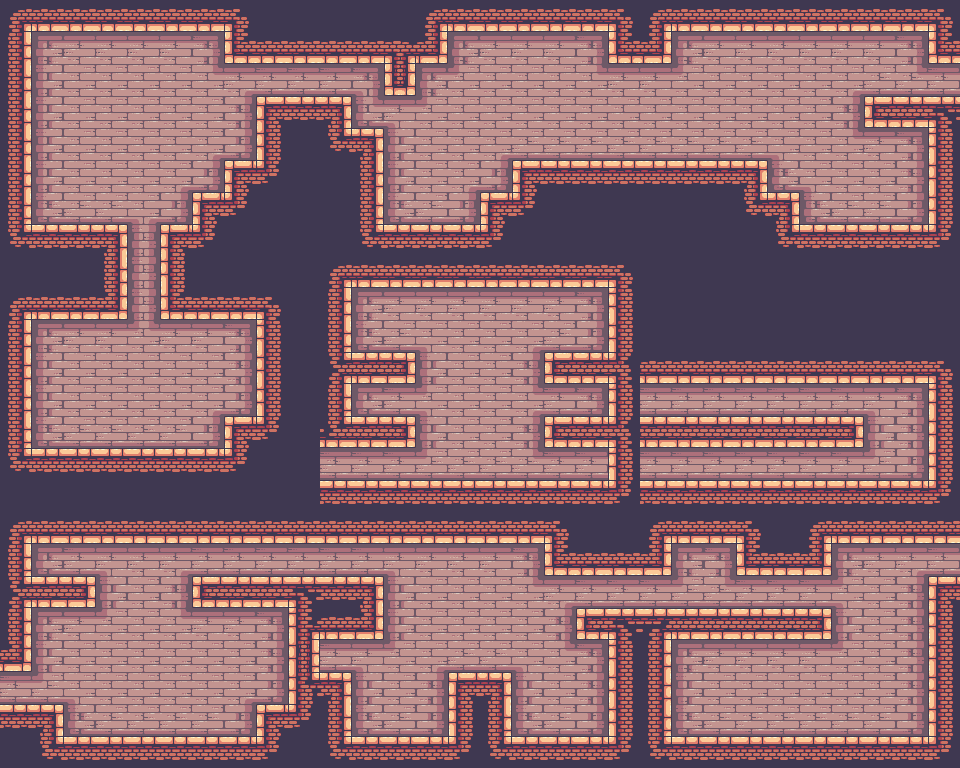

Rendered tile map (Tiled .tmx) drawn with the repository's tilesets; below, a short description and the map source with its tile grids summarised:
An orthogonal 30x24 tile map with 32x32 px tiles, 1 tile layer (lvl_1_bg), 9 tilesets and 273 objects (45x hotrect, 43x hotrect_platform, 25x coin_silver, 9x coin_gold, 8x warp_room_trigger, ...).

<map version="1.4" tiledversion="1.4.3" orientation="orthogonal" renderorder="right-down" width="30" height="24" tilewidth="32" tileheight="32" infinite="0" nextlayerid="7" nextobjectid="416">
 <tileset firstgid="1" source="../tilesets/levels_castle_tiles.tsx" />
 <tileset firstgid="97" source="../tilesets/levels_castle_decorations_tiles.tsx" />
 <tileset firstgid="137" source="../tilesets/common_items.tsx" />
 <tileset firstgid="190" source="../tilesets/character_bubbles.tsx" />
 <tileset firstgid="201" source="../tilesets/common_hud_ui.tsx" />
 <tileset firstgid="306" source="../tilesets/character_king.tsx" />
 <tileset firstgid="333" source="../tilesets/character_pig.tsx" />
 <tileset firstgid="367" source="../tilesets/character_pigbomb.tsx" />
 <tileset firstgid="400" source="../tilesets/character_pigcrate.tsx" />
 <layer id="1" name="lvl_1_bg" width="30" height="24">
  <data>[720 cells, 720 non-empty, 53 distinct tile ids]</data>
 </layer>
 <objectgroup id="2" name="lvl_1_mood">
  <object id="3" gid="117" x="61" y="654" width="32" height="32" />
  <object id="4" gid="97" x="61" y="622" width="32" height="32" />
  <object id="5" gid="118" x="238" y="623" width="32" height="32" />
  <object id="6" gid="119" x="270" y="623" width="32" height="32" />
  <object id="7" gid="128" x="238" y="655" width="32" height="32" />
  <object id="8" gid="129" x="270" y="655" width="32" height="32" />
  <object id="64" gid="118" x="166" y="134" width="32" height="32" />
  <object id="65" gid="119" x="198" y="134" width="32" height="32" />
  <object id="66" gid="128" x="166" y="166" width="32" height="32" />
  <object id="67" gid="129" x="198" y="166" width="32" height="32" />
  <object id="86" gid="97" x="399" y="625" width="32" height="32" />
  <object id="87" gid="97" x="528" y="624" width="32" height="32" />
  <object id="88" gid="127" x="399" y="657" width="32" height="32" />
  <object id="89" gid="127" x="528" y="656" width="32" height="32" />
  <object id="98" gid="120" x="448" y="553" width="32" height="32" />
  <object id="99" gid="121" x="480" y="553" width="32" height="32" />
  <object id="100" gid="130" x="448" y="585" width="32" height="32" />
  <object id="101" gid="131" x="480" y="585" width="32" height="32" />
  <object id="121" gid="118" x="460" y="307" width="32" height="32" />
  <object id="122" gid="119" x="492" y="307" width="32" height="32" />
  <object id="123" gid="128" x="460" y="339" width="32" height="32" />
  <object id="124" gid="129" x="492" y="339" width="32" height="32" />
  <object id="129" gid="120" x="460" y="400" width="32" height="32" />
  <object id="130" gid="121" x="492" y="400" width="32" height="32" />
  <object id="131" gid="130" x="460" y="432" width="32" height="32" />
  <object id="133" gid="131" x="492" y="432" width="32" height="32" />
  <object id="134" gid="97" x="64" y="328" width="32" height="32" />
  <object id="135" gid="107" x="64" y="360" width="32" height="32" />
  <object id="136" gid="117" x="64" y="392" width="32" height="32" />
  <object id="137" gid="97" x="192" y="326" width="32" height="32" />
  <object id="138" gid="107" x="192" y="358" width="32" height="32" />
  <object id="139" gid="117" x="192" y="390" width="32" height="32" />
  <object id="52" gid="98" x="160" y="672" width="32" height="32" />
  <object id="53" gid="100" x="192" y="672" width="32" height="32" />
  <object id="47" gid="101" x="128" y="576" width="32" height="32" />
  <object id="50" gid="101" x="128" y="640" width="32" height="32" />
  <object id="51" gid="101" x="128" y="608" width="32" height="32" />
  <object id="232" gid="98" x="128" y="704" width="32" height="32" />
  <object id="233" gid="99" x="160" y="704" width="32" height="32" />
  <object id="234" gid="100" x="192" y="704" width="32" height="32" />
  <object id="255" gid="97" x="864" y="576" width="32" height="32" />
  <object id="256" gid="107" x="864" y="608" width="32" height="32" />
  <object id="257" gid="107" x="864" y="640" width="32" height="32" />
  <object id="258" gid="117" x="864" y="672" width="32" height="32" />
  <object id="259" gid="101" x="832" y="608" width="32" height="32" />
  <object id="260" gid="101" x="832" y="640" width="32" height="32" />
  <object id="261" gid="101" x="896" y="608" width="32" height="32" />
  <object id="262" gid="101" x="896" y="640" width="32" height="32" />
  <object id="263" gid="101" x="896" y="672" width="32" height="32" />
  <object id="264" gid="101" x="896" y="704" width="32" height="32" />
  <object id="278" gid="102" x="704" y="672" width="32" height="32" />
  <object id="279" gid="102" x="768" y="672" width="32" height="32" />
  <object id="82" gid="101" x="384" y="576" width="32" height="32" />
  <object id="83" gid="101" x="544" y="608" width="32" height="32" />
  <object id="84" gid="101" x="544" y="704" width="32" height="32" />
  <object id="85" gid="101" x="384" y="704" width="32" height="32" />
  <object id="102" gid="98" x="448" y="608" width="32" height="32" />
  <object id="103" gid="98" x="448" y="640" width="32" height="32" />
  <object id="104" gid="100" x="480" y="608" width="32" height="32" />
  <object id="105" gid="100" x="480" y="640" width="32" height="32" />
  <object id="329" type="hotrect_platform" x="352" y="96" width="32" height="4" />
  <object id="170" gid="101" x="800" y="128" width="32" height="32" />
  <object id="117" gid="101" x="416" y="352" width="32" height="32" />
  <object id="118" gid="101" x="416" y="416" width="32" height="32" />
  <object id="119" gid="101" x="512" y="416" width="32" height="32" />
  <object id="120" gid="101" x="512" y="352" width="32" height="32" />
  <object id="112" gid="100" x="480" y="384" width="32" height="32" />
  <object id="113" gid="100" x="480" y="448" width="32" height="32" />
  <object id="108" gid="98" x="448" y="448" width="32" height="32" />
  <object id="109" gid="98" x="448" y="384" width="32" height="32" />
  <object id="71" gid="101" x="32" y="384" width="32" height="32" />
  <object id="72" gid="101" x="224" y="352" width="32" height="32" />
  <object id="73" gid="98" x="96" y="352" width="32" height="32" />
  <object id="74" gid="98" x="96" y="384" width="32" height="32" />
  <object id="75" gid="98" x="96" y="416" width="32" height="32" />
  <object id="76" gid="100" x="160" y="352" width="32" height="32" />
  <object id="77" gid="100" x="160" y="384" width="32" height="32" />
  <object id="78" gid="100" x="160" y="416" width="32" height="32" />
  <object id="79" gid="99" x="128" y="416" width="32" height="32" />
  <object id="80" gid="99" x="128" y="384" width="32" height="32" />
  <object id="81" gid="99" x="128" y="352" width="32" height="32" />
  <object id="54" gid="101" x="96" y="192" width="32" height="32" />
  <object id="55" gid="101" x="64" y="160" width="32" height="32" />
  <object id="56" gid="101" x="96" y="128" width="32" height="32" />
  <object id="57" gid="101" x="64" y="96" width="32" height="32" />
  <object id="58" gid="98" x="96" y="64" width="32" height="32" />
  <object id="59" gid="100" x="128" y="64" width="32" height="32" />
  <object id="62" gid="108" x="192" y="96" width="32" height="32" />
  <object id="63" gid="110" x="224" y="96" width="32" height="32" />
  <object id="165" gid="101" x="384" y="192" width="32" height="32" />
  <object id="166" gid="98" x="832" y="192" width="32" height="32" />
  <object id="167" gid="100" x="864" y="192" width="32" height="32" />
  <object id="168" gid="100" x="448" y="160" width="32" height="32" />
  </objectgroup>
 <objectgroup id="3" name="lvl_1_obj">
  <!-- 171 objects omitted --></objectgroup>
 <objectgroup id="5" name="lvl_1_fg">
  <!-- 21 objects omitted --></objectgroup>
 <objectgroup id="4" name="lvl_1_hud">
  <!-- 12 objects omitted --></objectgroup>
 <objectgroup id="6" name="lvl_1_paths">
  <!-- 8 objects omitted --></objectgroup>
</map>
<!-- 180 of 273 objects omitted -->